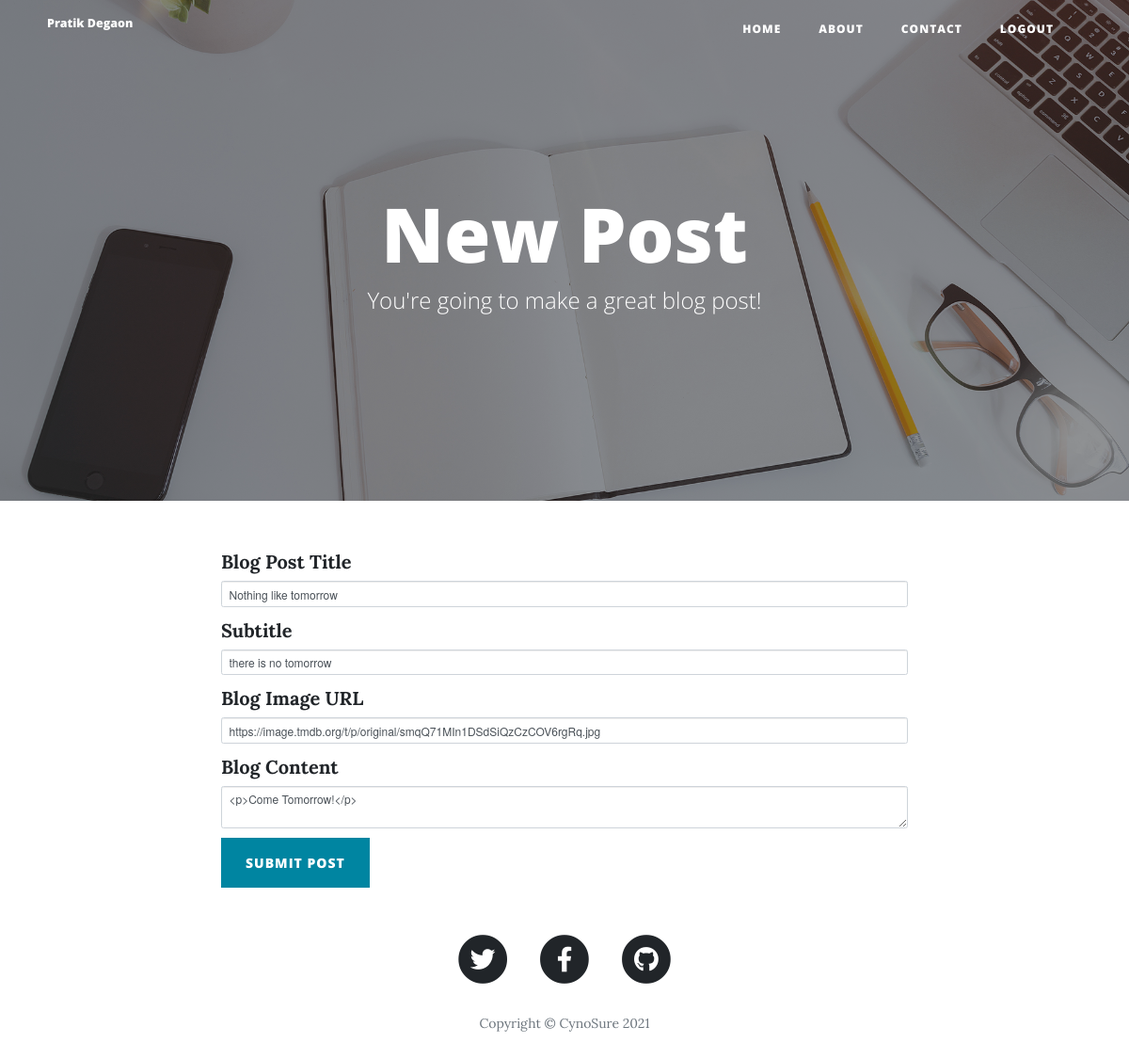
Screenshot of /edit/1 (signed in) with the database file from the repository.
### main.py (models this page shows)
class User(UserMixin, db.Model):
    __tablename__ = "users"
    id = db.Column(db.Integer, primary_key=True)
    email = db.Column(db.String(100), unique=True)
    password = db.Column(db.String(100))
    name = db.Column(db.String(100))
    posts = relationship("BlogPost", back_populates="author")
    comments = relationship("Comment", back_populates="comment_author")

class BlogPost(db.Model):
    __tablename__ = "blog_posts"
    id = db.Column(db.Integer, primary_key=True)
    author_id = db.Column(db.Integer, db.ForeignKey("users.id"))
    author = relationship("User", back_populates="posts")
    title = db.Column(db.String(250), unique=True, nullable=False)
    subtitle = db.Column(db.String(250), nullable=False)
    date = db.Column(db.String(250), nullable=False)
    body = db.Column(db.Text, nullable=False)
    img_url = db.Column(db.String(250), nullable=False)
    comments = relationship("Comment", back_populates="parent_post")

### main.py (the view, shortened to what this page needs)
@app.route("/edit/<int:post_id>", methods=['POST', 'GET'])
@admin_only
def edit_post(post_id):
    post = BlogPost.query.get(post_id)
    form = CreatePostForm(obj=post)
    return render_template("make-post.html", form=form, is_edit=True, date=datetime.date.today().year)

### forms.py
class CreatePostForm(FlaskForm):
    title = StringField("Blog Post Title", validators=[DataRequired()])
    subtitle = StringField("Subtitle", validators=[DataRequired()])
    img_url = StringField("Blog Image URL", validators=[DataRequired(), URL()])
    body = CKEditorField("Blog Content", validators=[DataRequired()])
    submit = SubmitField("Submit Post")

### main.py (called while the page is built)
def admin_only(f):
    @wraps(f)
    def decorator_function(*args, **kwargs):
        try:
            if not current_user.is_authenticated or current_user.id != 1:
                abort(403, "Admin Access Needed")
        except AttributeError:
            abort(401)
        else:
            return f(*args, **kwargs)
    return decorator_function

@login_manager.user_loader
def load_user(user_id):
    return User.query.get(user_id)

### templates/make-post.html (shortened to what this page needs)
{% extends 'bootstrap/base.html' %}
{% import "bootstrap/wtf.html" as wtf %}
{% block content %}
{% include "header.html" %}
  <header class="masthead" style="background-image: url('{{ url_for('static', filename='img/edit-bg.jpg')}}')">
    <div class="overlay"></div>
    <div class="container">
      <div class="row">
        <div class="col-lg-8 col-md-10 mx-auto">
          <div class="page-heading">
            <h1>New Post</h1>
            <span class="subheading">You're going to make a great blog post!</span>
          </div>
        </div>
      </div>
    </div>
  </header>
  <div class="container">
    <div class="row">
      <div class="col-lg-8 col-md-10 mx-auto">
          {{wtf.quick_form(form, button_map={"submit": "primary"})}}
      </div>
    </div>
  </div>
{% include "footer.html" %}
{% endblock %}

### templates/header.html (shortened to what this page needs)
<!DOCTYPE html>
<html lang="en">
<head>
  <link href="{{ url_for('static', filename='vendor/bootstrap/css/bootstrap.min.css') }}" rel="stylesheet">
  <link href="{{ url_for('static', filename='vendor/fontawesome-free/css/all.min.css')}}" rel="stylesheet" type="text/css">
  <link href="{{ url_for('static', filename='css/clean-blog.min.css')}}" rel="stylesheet">
</head>
<body>
  <nav class="navbar navbar-expand-lg navbar-light fixed-top" id="mainNav">
    <div class="container">
      <a class="navbar-brand" href="{{url_for('get_all_posts')}}">{{current_user.name}}</a>
      <div class="collapse navbar-collapse" id="navbarResponsive">
        <ul class="navbar-nav ml-auto">
          {% if current_user.is_authenticated %}
          <li class="nav-item">
            <a class="nav-link" href="/">Home</a>
          </li>
          <li class="nav-item">
            <a class="nav-link" href="/about">About</a>
          </li>
          <li class="nav-item">
            <a class="nav-link" href="/contact">Contact</a>
          </li>
          <li class="nav-item">
            <a class="nav-link" href="{{url_for('logout')}}">Logout</a>
          </li>
          {% endif %}
        </ul>
      </div>
    </div>
  </nav>

### rows the page displays
User: name "Pratik Degaon"
BlogPost: title "Nothing like tomorrow", subtitle "there is no tomorrow", img_url "https://image.tmdb.org/t/p/original/smqQ71MIn1DSdSiQzCzCOV6rgRq.jpg", body "<p>Come Tomorrow!</p>"
